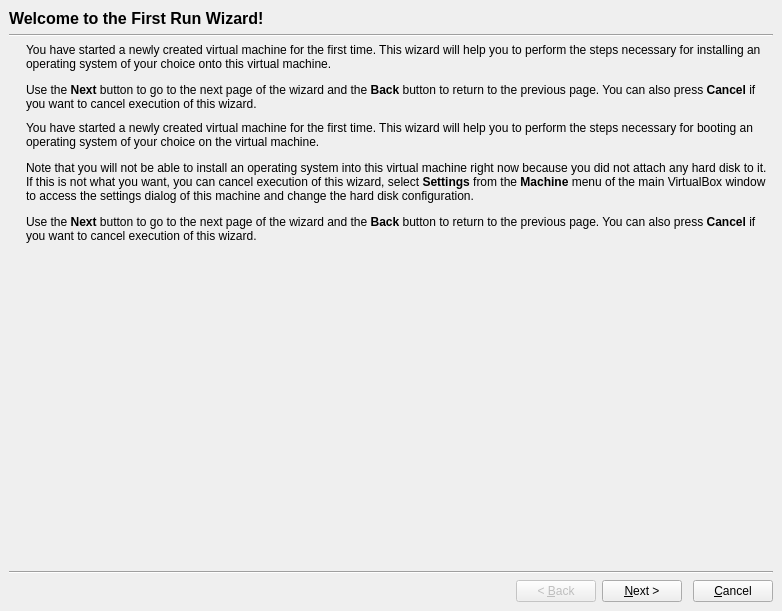
<ui version="4.0" >
 <class>VBoxVMFirstRunWzd</class>
 <widget class="QDialog" name="VBoxVMFirstRunWzd" >
  <property name="geometry" >
   <rect>
    <x>0</x>
    <y>0</y>
    <width>782</width>
    <height>561</height>
   </rect>
  </property>
  <property name="windowTitle" >
   <string>First Run Wizard</string>
  </property>
  <layout class="QVBoxLayout" >
   <property name="leftMargin" >
    <number>0</number>
   </property>
   <property name="topMargin" >
    <number>0</number>
   </property>
   <property name="rightMargin" >
    <number>0</number>
   </property>
   <property name="bottomMargin" >
    <number>0</number>
   </property>
   <item>
    <widget class="QStackedWidget" name="mPageStack" >
     <property name="currentIndex" >
      <number>0</number>
     </property>
     <widget class="QWidget" name="mPageWelcome" >
      <layout class="QVBoxLayout" >
       <item>
        <widget class="QLabel" name="mPageWelcomeHdr" >
         <property name="font" >
          <font>
           <family>Arial</family>
           <pointsize>12</pointsize>
           <weight>75</weight>
           <bold>true</bold>
          </font>
         </property>
         <property name="text" >
          <string>Welcome to the First Run Wizard!</string>
         </property>
        </widget>
       </item>
       <item>
        <widget class="Line" name="line11" >
         <property name="orientation" >
          <enum>Qt::Horizontal</enum>
         </property>
        </widget>
       </item>
       <item>
        <layout class="QHBoxLayout" >
         <property name="spacing" >
          <number>10</number>
         </property>
         <item>
          <widget class="QLabel" name="mLogoWelcome" >
           <property name="sizePolicy" >
            <sizepolicy vsizetype="Minimum" hsizetype="Maximum" >
             <horstretch>0</horstretch>
             <verstretch>0</verstretch>
            </sizepolicy>
           </property>
           <property name="autoFillBackground" >
            <bool>true</bool>
           </property>
           <property name="text" >
            <string/>
           </property>
           <property name="pixmap" >
            <pixmap resource="../VirtualBox.qrc" >:/vmw_new_harddisk.png</pixmap>
           </property>
           <property name="alignment" >
            <set>Qt::AlignLeading|Qt::AlignLeft|Qt::AlignTop</set>
           </property>
          </widget>
         </item>
         <item>
          <layout class="QVBoxLayout" >
           <property name="spacing" >
            <number>10</number>
           </property>
           <item>
            <widget class="QILabel" name="mTextWelcome1" >
             <property name="sizePolicy" >
              <sizepolicy vsizetype="Minimum" hsizetype="Minimum" >
               <horstretch>0</horstretch>
               <verstretch>0</verstretch>
              </sizepolicy>
             </property>
             <property name="minimumSize" >
              <size>
               <width>300</width>
               <height>0</height>
              </size>
             </property>
             <property name="text" >
              <string>&lt;p>You have started a newly created virtual machine for the first time. This wizard will help you to perform the steps necessary for installing an operating system of your choice onto this virtual machine.&lt;/p>&lt;p>Use the &lt;b>Next&lt;/b> button to go to the next page of the wizard and the &lt;b>Back&lt;/b> button to return to the previous page. You can also press &lt;b>Cancel&lt;/b> if you want to cancel execution of this wizard.&lt;/p></string>
             </property>
             <property name="alignment" >
              <set>Qt::AlignLeading|Qt::AlignLeft|Qt::AlignTop</set>
             </property>
             <property name="wordWrap" >
              <bool>true</bool>
             </property>
            </widget>
           </item>
           <item>
            <widget class="QILabel" name="mTextWelcome2" >
             <property name="sizePolicy" >
              <sizepolicy vsizetype="Minimum" hsizetype="Minimum" >
               <horstretch>0</horstretch>
               <verstretch>0</verstretch>
              </sizepolicy>
             </property>
             <property name="minimumSize" >
              <size>
               <width>300</width>
               <height>0</height>
              </size>
             </property>
             <property name="text" >
              <string>&lt;p>You have started a newly created virtual machine for the first time. This wizard will help you to perform the steps necessary for booting an operating system of your choice on the virtual machine.&lt;/p>&lt;p>Note that you will not be able to install an operating system into this virtual machine right now because you did not attach any hard disk to it. If this is not what you want, you can cancel execution of this wizard, select &lt;b>Settings&lt;/b> from the &lt;b>Machine&lt;/b> menu of the main VirtualBox window to access the settings dialog of this machine and change the hard disk configuration.&lt;/p>&lt;p>Use the &lt;b>Next&lt;/b> button to go to the next page of the wizard and the &lt;b>Back&lt;/b> button to return to the previous page. You can also press &lt;b>Cancel&lt;/b> if you want to cancel execution of this wizard.&lt;/p></string>
             </property>
             <property name="wordWrap" >
              <bool>true</bool>
             </property>
            </widget>
           </item>
           <item>
            <spacer>
             <property name="orientation" >
              <enum>Qt::Vertical</enum>
             </property>
             <property name="sizeHint" >
              <size>
               <width>0</width>
               <height>0</height>
              </size>
             </property>
            </spacer>
           </item>
          </layout>
         </item>
        </layout>
       </item>
       <item>
        <widget class="Line" name="line12" >
         <property name="orientation" >
          <enum>Qt::Horizontal</enum>
         </property>
        </widget>
       </item>
       <item>
        <layout class="QHBoxLayout" >
         <item>
          <spacer>
           <property name="orientation" >
            <enum>Qt::Horizontal</enum>
           </property>
           <property name="sizeHint" >
            <size>
             <width>0</width>
             <height>0</height>
            </size>
           </property>
          </spacer>
         </item>
         <item>
          <widget class="QPushButton" name="mBtnBack1" >
           <property name="enabled" >
            <bool>false</bool>
           </property>
           <property name="text" >
            <string>&lt; &amp;Back</string>
           </property>
          </widget>
         </item>
         <item>
          <widget class="QPushButton" name="mBtnNext1" >
           <property name="text" >
            <string>&amp;Next ></string>
           </property>
          </widget>
         </item>
         <item>
          <spacer>
           <property name="orientation" >
            <enum>Qt::Horizontal</enum>
           </property>
           <property name="sizeType" >
            <enum>QSizePolicy::Fixed</enum>
           </property>
           <property name="sizeHint" >
            <size>
             <width>5</width>
             <height>0</height>
            </size>
           </property>
          </spacer>
         </item>
         <item>
          <widget class="QPushButton" name="mBtnCancel1" >
           <property name="text" >
            <string>&amp;Cancel</string>
           </property>
          </widget>
         </item>
        </layout>
       </item>
      </layout>
     </widget>
     <widget class="QWidget" name="mPageMedia" >
      <layout class="QVBoxLayout" >
       <item>
        <widget class="QLabel" name="mPageMediaHdr" >
         <property name="font" >
          <font>
           <family>Arial</family>
           <pointsize>12</pointsize>
           <weight>75</weight>
           <bold>true</bold>
          </font>
         </property>
         <property name="text" >
          <string>Select Installation Media</string>
         </property>
        </widget>
       </item>
       <item>
        <widget class="Line" name="line21" >
         <property name="orientation" >
          <enum>Qt::Horizontal</enum>
         </property>
        </widget>
       </item>
       <item>
        <layout class="QHBoxLayout" >
         <property name="spacing" >
          <number>10</number>
         </property>
         <item>
          <widget class="QLabel" name="mLogoType" >
           <property name="sizePolicy" >
            <sizepolicy vsizetype="Minimum" hsizetype="Maximum" >
             <horstretch>0</horstretch>
             <verstretch>0</verstretch>
            </sizepolicy>
           </property>
           <property name="autoFillBackground" >
            <bool>true</bool>
           </property>
           <property name="text" >
            <string/>
           </property>
           <property name="pixmap" >
            <pixmap resource="../VirtualBox.qrc" >:/vmw_new_harddisk.png</pixmap>
           </property>
           <property name="alignment" >
            <set>Qt::AlignLeading|Qt::AlignLeft|Qt::AlignTop</set>
           </property>
          </widget>
         </item>
         <item>
          <layout class="QVBoxLayout" >
           <property name="spacing" >
            <number>10</number>
           </property>
           <item>
            <widget class="QILabel" name="mTextType1" >
             <property name="sizePolicy" >
              <sizepolicy vsizetype="Minimum" hsizetype="Minimum" >
               <horstretch>0</horstretch>
               <verstretch>0</verstretch>
              </sizepolicy>
             </property>
             <property name="minimumSize" >
              <size>
               <width>300</width>
               <height>0</height>
              </size>
             </property>
             <property name="text" >
              <string>&lt;p>Select the type of the media you would like to use for installation purposes below.&lt;/p></string>
             </property>
             <property name="alignment" >
              <set>Qt::AlignLeading|Qt::AlignLeft|Qt::AlignTop</set>
             </property>
             <property name="wordWrap" >
              <bool>true</bool>
             </property>
            </widget>
           </item>
           <item>
            <widget class="QILabel" name="mTextType2" >
             <property name="sizePolicy" >
              <sizepolicy vsizetype="Minimum" hsizetype="Minimum" >
               <horstretch>0</horstretch>
               <verstretch>0</verstretch>
              </sizepolicy>
             </property>
             <property name="minimumSize" >
              <size>
               <width>300</width>
               <height>0</height>
              </size>
             </property>
             <property name="text" >
              <string>&lt;p>Select the type of the media you would like to use for booting an operating system.&lt;/p></string>
             </property>
             <property name="wordWrap" >
              <bool>true</bool>
             </property>
            </widget>
           </item>
           <item>
            <widget class="QGroupBox" name="mGbType" >
             <property name="sizePolicy" >
              <sizepolicy vsizetype="Fixed" hsizetype="Expanding" >
               <horstretch>0</horstretch>
               <verstretch>0</verstretch>
              </sizepolicy>
             </property>
             <property name="title" >
              <string>Media Type</string>
             </property>
             <layout class="QVBoxLayout" >
              <property name="topMargin" >
               <number>4</number>
              </property>
              <item>
               <widget class="QRadioButton" name="mRbCdType" >
                <property name="sizePolicy" >
                 <sizepolicy vsizetype="Fixed" hsizetype="Expanding" >
                  <horstretch>0</horstretch>
                  <verstretch>0</verstretch>
                 </sizepolicy>
                </property>
                <property name="text" >
                 <string>&amp;CD/DVD-ROM Device</string>
                </property>
                <property name="checked" >
                 <bool>true</bool>
                </property>
               </widget>
              </item>
              <item>
               <widget class="QRadioButton" name="mRbFdType" >
                <property name="sizePolicy" >
                 <sizepolicy vsizetype="Fixed" hsizetype="Expanding" >
                  <horstretch>0</horstretch>
                  <verstretch>0</verstretch>
                 </sizepolicy>
                </property>
                <property name="text" >
                 <string>&amp;Floppy Device</string>
                </property>
               </widget>
              </item>
             </layout>
            </widget>
           </item>
           <item>
            <widget class="QILabel" name="mTextSource1" >
             <property name="sizePolicy" >
              <sizepolicy vsizetype="Minimum" hsizetype="Minimum" >
               <horstretch>0</horstretch>
               <verstretch>0</verstretch>
              </sizepolicy>
             </property>
             <property name="minimumSize" >
              <size>
               <width>300</width>
               <height>0</height>
              </size>
             </property>
             <property name="text" >
              <string>&lt;p>Select the media which contains the setup program of the operating system you want to install. This media must be bootable, otherwise the setup program will not be able to start.&lt;/p></string>
             </property>
             <property name="wordWrap" >
              <bool>true</bool>
             </property>
            </widget>
           </item>
           <item>
            <widget class="QILabel" name="mTextSource2" >
             <property name="sizePolicy" >
              <sizepolicy vsizetype="Minimum" hsizetype="Minimum" >
               <horstretch>0</horstretch>
               <verstretch>0</verstretch>
              </sizepolicy>
             </property>
             <property name="minimumSize" >
              <size>
               <width>300</width>
               <height>0</height>
              </size>
             </property>
             <property name="text" >
              <string>&lt;p>Select the media that contains the operating system you want to work with. This media must be bootable, otherwise the operating system will not be able to start.&lt;/p></string>
             </property>
             <property name="wordWrap" >
              <bool>true</bool>
             </property>
            </widget>
           </item>
           <item>
            <widget class="QGroupBox" name="mGbSource" >
             <property name="sizePolicy" >
              <sizepolicy vsizetype="Fixed" hsizetype="Expanding" >
               <horstretch>0</horstretch>
               <verstretch>0</verstretch>
              </sizepolicy>
             </property>
             <property name="title" >
              <string>Media Source</string>
             </property>
             <layout class="QVBoxLayout" >
              <property name="topMargin" >
               <number>4</number>
              </property>
              <item>
               <layout class="QHBoxLayout" >
                <item>
                 <widget class="QRadioButton" name="mRbHost" >
                  <property name="text" >
                   <string>&amp;Host Drive</string>
                  </property>
                 </widget>
                </item>
                <item>
                 <widget class="QComboBox" name="mCbHost" >
                  <property name="sizeAdjustPolicy" >
                   <enum>QComboBox::AdjustToContentsOnFirstShow</enum>
                  </property>
                 </widget>
                </item>
                <item>
                 <spacer>
                  <property name="orientation" >
                   <enum>Qt::Horizontal</enum>
                  </property>
                  <property name="sizeHint" >
                   <size>
                    <width>40</width>
                    <height>5</height>
                   </size>
                  </property>
                 </spacer>
                </item>
               </layout>
              </item>
              <item>
               <widget class="QRadioButton" name="mRbImage" >
                <property name="text" >
                 <string>&amp;Image File</string>
                </property>
               </widget>
              </item>
              <item>
               <layout class="QHBoxLayout" >
                <item>
                 <widget class="VBoxMediaComboBox" name="mCbImage" />
                </item>
                <item>
                 <widget class="QToolButton" name="mTbVdm" >
                  <property name="icon" >
                   <iconset resource="../VirtualBox.qrc" >:/select_file_16px.png</iconset>
                  </property>
                 </widget>
                </item>
               </layout>
              </item>
             </layout>
            </widget>
           </item>
           <item>
            <spacer>
             <property name="orientation" >
              <enum>Qt::Vertical</enum>
             </property>
             <property name="sizeHint" >
              <size>
               <width>0</width>
               <height>0</height>
              </size>
             </property>
            </spacer>
           </item>
          </layout>
         </item>
        </layout>
       </item>
       <item>
        <widget class="Line" name="line22" >
         <property name="orientation" >
          <enum>Qt::Horizontal</enum>
         </property>
        </widget>
       </item>
       <item>
        <layout class="QHBoxLayout" >
         <item>
          <spacer>
           <property name="orientation" >
            <enum>Qt::Horizontal</enum>
           </property>
           <property name="sizeHint" >
            <size>
             <width>0</width>
             <height>0</height>
            </size>
           </property>
          </spacer>
         </item>
         <item>
          <widget class="QPushButton" name="mBtnBack2" >
           <property name="text" >
            <string>&lt; &amp;Back</string>
           </property>
          </widget>
         </item>
         <item>
          <widget class="QPushButton" name="mBtnNext2" >
           <property name="text" >
            <string>&amp;Next ></string>
           </property>
          </widget>
         </item>
         <item>
          <spacer>
           <property name="orientation" >
            <enum>Qt::Horizontal</enum>
           </property>
           <property name="sizeType" >
            <enum>QSizePolicy::Fixed</enum>
           </property>
           <property name="sizeHint" >
            <size>
             <width>5</width>
             <height>0</height>
            </size>
           </property>
          </spacer>
         </item>
         <item>
          <widget class="QPushButton" name="mBtnCancel2" >
           <property name="text" >
            <string>&amp;Cancel</string>
           </property>
          </widget>
         </item>
        </layout>
       </item>
      </layout>
     </widget>
     <widget class="QWidget" name="mPageSummary" >
      <layout class="QVBoxLayout" >
       <item>
        <widget class="QLabel" name="mPageSummaryHdr" >
         <property name="font" >
          <font>
           <family>Arial</family>
           <pointsize>12</pointsize>
           <weight>75</weight>
           <bold>true</bold>
          </font>
         </property>
         <property name="text" >
          <string>Summary</string>
         </property>
        </widget>
       </item>
       <item>
        <widget class="Line" name="line31" >
         <property name="orientation" >
          <enum>Qt::Horizontal</enum>
         </property>
        </widget>
       </item>
       <item>
        <layout class="QHBoxLayout" >
         <property name="spacing" >
          <number>10</number>
         </property>
         <item>
          <widget class="QLabel" name="mLogoSummary" >
           <property name="sizePolicy" >
            <sizepolicy vsizetype="Minimum" hsizetype="Maximum" >
             <horstretch>0</horstretch>
             <verstretch>0</verstretch>
            </sizepolicy>
           </property>
           <property name="autoFillBackground" >
            <bool>true</bool>
           </property>
           <property name="text" >
            <string/>
           </property>
           <property name="pixmap" >
            <pixmap resource="../VirtualBox.qrc" >:/vmw_new_harddisk.png</pixmap>
           </property>
           <property name="alignment" >
            <set>Qt::AlignLeading|Qt::AlignLeft|Qt::AlignTop</set>
           </property>
          </widget>
         </item>
         <item>
          <layout class="QVBoxLayout" >
           <property name="spacing" >
            <number>10</number>
           </property>
           <item>
            <widget class="QILabel" name="mTextSummaryHdr1" >
             <property name="sizePolicy" >
              <sizepolicy vsizetype="Minimum" hsizetype="Minimum" >
               <horstretch>0</horstretch>
               <verstretch>0</verstretch>
              </sizepolicy>
             </property>
             <property name="minimumSize" >
              <size>
               <width>300</width>
               <height>0</height>
              </size>
             </property>
             <property name="text" >
              <string>&lt;p>You have selected the following media to boot from:&lt;/p></string>
             </property>
             <property name="alignment" >
              <set>Qt::AlignLeading|Qt::AlignLeft|Qt::AlignTop</set>
             </property>
             <property name="wordWrap" >
              <bool>true</bool>
             </property>
            </widget>
           </item>
           <item>
            <widget class="QILabel" name="mTextSummaryHdr2" >
             <property name="sizePolicy" >
              <sizepolicy vsizetype="Minimum" hsizetype="Minimum" >
               <horstretch>0</horstretch>
               <verstretch>0</verstretch>
              </sizepolicy>
             </property>
             <property name="minimumSize" >
              <size>
               <width>300</width>
               <height>0</height>
              </size>
             </property>
             <property name="text" >
              <string>&lt;p>You have selected the following media to boot an operating system from:&lt;/p></string>
             </property>
             <property name="wordWrap" >
              <bool>true</bool>
             </property>
            </widget>
           </item>
           <item>
            <widget class="QITextEdit" name="mTeSummary" >
             <property name="sizePolicy" >
              <sizepolicy vsizetype="Minimum" hsizetype="Minimum" >
               <horstretch>0</horstretch>
               <verstretch>0</verstretch>
              </sizepolicy>
             </property>
             <property name="minimumSize" >
              <size>
               <width>300</width>
               <height>0</height>
              </size>
             </property>
             <property name="frameShape" >
              <enum>QFrame::NoFrame</enum>
             </property>
             <property name="autoFormatting" >
              <set>QTextEdit::AutoAll</set>
             </property>
             <property name="readOnly" >
              <bool>true</bool>
             </property>
            </widget>
           </item>
           <item>
            <widget class="QILabel" name="mTextSummaryFtr1" >
             <property name="sizePolicy" >
              <sizepolicy vsizetype="Minimum" hsizetype="Minimum" >
               <horstretch>0</horstretch>
               <verstretch>0</verstretch>
              </sizepolicy>
             </property>
             <property name="minimumSize" >
              <size>
               <width>300</width>
               <height>0</height>
              </size>
             </property>
             <property name="text" >
              <string>&lt;html>&lt;head>&lt;meta name="qrichtext" content="1" />&lt;style type="text/css">
p, li { white-space: pre-wrap; }
&lt;/style>&lt;/head>&lt;body style=" font-family:'Arial'; font-size:9pt; font-weight:400; font-style:normal;">
&lt;p style=" margin-top:12px; margin-bottom:12px; margin-left:0px; margin-right:0px; -qt-block-indent:0; text-indent:0px;">If the above is correct, press the &lt;span style=" font-weight:600;">Finish&lt;/span> button. Once you press it, the selected media will be temporarily mounted on the virtual machine and the machine will start execution.&lt;/p>
&lt;p style=" margin-top:12px; margin-bottom:12px; margin-left:0px; margin-right:0px; -qt-block-indent:0; text-indent:0px;">Please note that when you close the virtual machine, the specified media will be automatically unmounted and the boot device will be set back to the first hard disk.&lt;/p>
&lt;p style=" margin-top:12px; margin-bottom:12px; margin-left:0px; margin-right:0px; -qt-block-indent:0; text-indent:0px;">Depending on the type of the setup program, you may need to manually unmount (eject) the media after the setup program reboots the virtual machine, to prevent the installation process from starting again. You can do this by selecting the corresponding &lt;span style=" font-weight:600;">Unmount...&lt;/span> action in the &lt;span style=" font-weight:600;">Devices&lt;/span> menu&lt;span style=" font-weight:600;">.&lt;/span>&lt;/p>&lt;/body>&lt;/html></string>
             </property>
             <property name="alignment" >
              <set>Qt::AlignLeading|Qt::AlignLeft|Qt::AlignTop</set>
             </property>
             <property name="wordWrap" >
              <bool>true</bool>
             </property>
            </widget>
           </item>
           <item>
            <widget class="QILabel" name="mTextSummaryFtr2" >
             <property name="sizePolicy" >
              <sizepolicy vsizetype="Minimum" hsizetype="Minimum" >
               <horstretch>0</horstretch>
               <verstretch>0</verstretch>
              </sizepolicy>
             </property>
             <property name="minimumSize" >
              <size>
               <width>300</width>
               <height>0</height>
              </size>
             </property>
             <property name="text" >
              <string>&lt;p>If the above is correct, press the &lt;b>Finish&lt;/b> button. Once you press it, the selected media will be mounted on the virtual machine and the machine will start execution.&lt;/p></string>
             </property>
             <property name="wordWrap" >
              <bool>true</bool>
             </property>
            </widget>
           </item>
           <item>
            <spacer>
             <property name="orientation" >
              <enum>Qt::Vertical</enum>
             </property>
             <property name="sizeType" >
              <enum>QSizePolicy::Expanding</enum>
             </property>
             <property name="sizeHint" >
              <size>
               <width>0</width>
               <height>0</height>
              </size>
             </property>
            </spacer>
           </item>
          </layout>
         </item>
        </layout>
       </item>
       <item>
        <widget class="Line" name="line32" >
         <property name="orientation" >
          <enum>Qt::Horizontal</enum>
         </property>
        </widget>
       </item>
       <item>
        <layout class="QHBoxLayout" >
         <item>
          <spacer>
           <property name="orientation" >
            <enum>Qt::Horizontal</enum>
           </property>
           <property name="sizeHint" >
            <size>
             <width>0</width>
             <height>0</height>
            </size>
           </property>
          </spacer>
         </item>
         <item>
          <widget class="QPushButton" name="mBtnBack4" >
           <property name="text" >
            <string>&lt; &amp;Back</string>
           </property>
          </widget>
         </item>
         <item>
          <widget class="QPushButton" name="mBtnFinish" >
           <property name="text" >
            <string>&amp;Finish</string>
           </property>
          </widget>
         </item>
         <item>
          <spacer>
           <property name="orientation" >
            <enum>Qt::Horizontal</enum>
           </property>
           <property name="sizeType" >
            <enum>QSizePolicy::Fixed</enum>
           </property>
           <property name="sizeHint" >
            <size>
             <width>5</width>
             <height>0</height>
            </size>
           </property>
          </spacer>
         </item>
         <item>
          <widget class="QPushButton" name="mBtnCancel4" >
           <property name="text" >
            <string>&amp;Cancel</string>
           </property>
          </widget>
         </item>
        </layout>
       </item>
      </layout>
     </widget>
    </widget>
   </item>
  </layout>
 </widget>
 <customwidgets>
  <customwidget>
   <class>QILabel</class>
   <extends>QLabel</extends>
   <header>QIAbstractWizard.h</header>
  </customwidget>
  <customwidget>
   <class>VBoxMediaComboBox</class>
   <extends>QComboBox</extends>
   <header>VBoxMediaComboBox.h</header>
  </customwidget>
  <customwidget>
   <class>QITextEdit</class>
   <extends>QTextEdit</extends>
   <header>QIAbstractWizard.h</header>
  </customwidget>
 </customwidgets>
 <tabstops>
  <tabstop>mBtnNext1</tabstop>
  <tabstop>mBtnCancel1</tabstop>
  <tabstop>mBtnBack2</tabstop>
  <tabstop>mBtnNext2</tabstop>
  <tabstop>mBtnCancel2</tabstop>
  <tabstop>mBtnBack4</tabstop>
  <tabstop>mBtnFinish</tabstop>
  <tabstop>mBtnCancel4</tabstop>
 </tabstops>
 <resources>
  <include location="../VirtualBox.qrc" />
 </resources>
 <connections/>
</ui>
